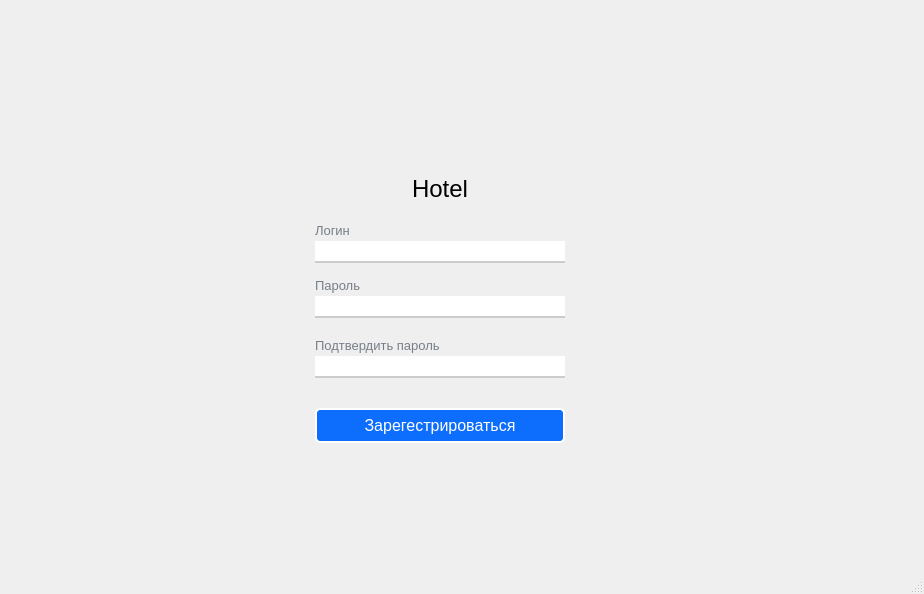
<?xml version="1.0" encoding="UTF-8"?>
<ui version="4.0">
 <class>registration</class>
 <widget class="QMainWindow" name="registration">
  <property name="geometry">
   <rect>
    <x>0</x>
    <y>0</y>
    <width>924</width>
    <height>594</height>
   </rect>
  </property>
  <property name="windowTitle">
   <string>Registration</string>
  </property>
  <property name="styleSheet">
   <string notr="true">QLabel
{
	color: #767e89;
}
QLabel#label
{
	color: #000;
}

QLineEdit
{
	border: none;
	border-bottom: 2px solid #ccc;
}

QLineEdit:focus
{
	border-bottom: 2px solid #28a2a2;
}

QPushButton
{
	background-color: #0d6efd;
	border: 2px solid #fff;
	color: #fff;
	border-radius: 5px;
	padding: 6px;
	margin-top: 10px 
}

QPushButton:hover, QPushButton:clicked
{
		background-color: #0b5ed7;
		border: 2px solid #9ac3fe;
}</string>
  </property>
  <widget class="QWidget" name="centralwidget">
   <widget class="QWidget" name="widget" native="true">
    <property name="geometry">
     <rect>
      <x>267</x>
      <y>147</y>
      <width>346</width>
      <height>325</height>
     </rect>
    </property>
    <layout class="QGridLayout" name="gridLayout_2">
     <item row="1" column="2">
      <spacer name="horizontalSpacer_4">
       <property name="orientation">
        <enum>Qt::Horizontal</enum>
       </property>
       <property name="sizeHint" stdset="0">
        <size>
         <width>40</width>
         <height>20</height>
        </size>
       </property>
      </spacer>
     </item>
     <item row="2" column="1">
      <spacer name="verticalSpacer_3">
       <property name="orientation">
        <enum>Qt::Vertical</enum>
       </property>
       <property name="sizeHint" stdset="0">
        <size>
         <width>20</width>
         <height>40</height>
        </size>
       </property>
      </spacer>
     </item>
     <item row="1" column="1">
      <layout class="QVBoxLayout" name="verticalLayout_5">
       <property name="spacing">
        <number>20</number>
       </property>
       <item>
        <widget class="QLabel" name="label_4">
         <property name="font">
          <font>
           <pointsize>18</pointsize>
          </font>
         </property>
         <property name="styleSheet">
          <string notr="true">QLabel#label_4
{
	color: black;
}</string>
         </property>
         <property name="text">
          <string>Hotel</string>
         </property>
         <property name="alignment">
          <set>Qt::AlignCenter</set>
         </property>
        </widget>
       </item>
       <item>
        <layout class="QVBoxLayout" name="verticalLayout_6">
         <property name="spacing">
          <number>15</number>
         </property>
         <item>
          <layout class="QVBoxLayout" name="verticalLayout_7">
           <property name="spacing">
            <number>3</number>
           </property>
           <item>
            <widget class="QLabel" name="label_5">
             <property name="font">
              <font>
               <pointsize>10</pointsize>
              </font>
             </property>
             <property name="text">
              <string>Логин</string>
             </property>
            </widget>
           </item>
           <item>
            <widget class="QLineEdit" name="login_edit">
             <property name="minimumSize">
              <size>
               <width>250</width>
               <height>0</height>
              </size>
             </property>
             <property name="font">
              <font>
               <pointsize>11</pointsize>
              </font>
             </property>
             <property name="text">
              <string/>
             </property>
            </widget>
           </item>
          </layout>
         </item>
         <item>
          <layout class="QVBoxLayout" name="verticalLayout_8">
           <property name="spacing">
            <number>3</number>
           </property>
           <item>
            <widget class="QLabel" name="label_6">
             <property name="font">
              <font>
               <pointsize>10</pointsize>
              </font>
             </property>
             <property name="text">
              <string>Пароль</string>
             </property>
            </widget>
           </item>
           <item>
            <widget class="QLineEdit" name="password_edit">
             <property name="font">
              <font>
               <pointsize>11</pointsize>
              </font>
             </property>
             <property name="toolTip">
              <string>&lt;!DOCTYPE HTML PUBLIC &quot;-//W3C//DTD HTML 4.0//EN&quot; &quot;http://www.w3.org/TR/REC-html40/strict.dtd&quot;&gt;
&lt;html&gt;&lt;head&gt;&lt;meta name=&quot;qrichtext&quot; content=&quot;1&quot; /&gt;&lt;meta charset=&quot;utf-8&quot; /&gt;&lt;style type=&quot;text/css&quot;&gt;
p, li { white-space: pre-wrap; }
hr { height: 1px; border-width: 0; }
li.unchecked::marker { content: &quot;\2610&quot;; }
li.checked::marker { content: &quot;\2612&quot;; }
&lt;/style&gt;&lt;/head&gt;&lt;body style=&quot; font-family:'Segoe UI'; font-size:9pt; font-weight:400; font-style:normal;&quot;&gt;
&lt;p style=&quot; margin-top:0px; margin-bottom:0px; margin-left:0px; margin-right:0px; -qt-block-indent:0; text-indent:0px;&quot;&gt;&lt;span style=&quot; font-size:11pt;&quot;&gt;Пароль из 8 символов&lt;br /&gt;1 Заглавная буква, &lt;br /&gt;1 специальный символ,&lt;/span&gt;&lt;/p&gt;
&lt;p style=&quot; margin-top:0px; margin-bottom:0px; margin-left:0px; margin-right:0px; -qt-block-indent:0; text-indent:0px;&quot;&gt;&lt;span style=&quot; font-size:11pt;&quot;&gt;1 цифра.&lt;/span&gt;&lt;/p&gt;&lt;/body&gt;&lt;/html&gt;</string>
             </property>
            </widget>
           </item>
          </layout>
         </item>
        </layout>
       </item>
       <item>
        <layout class="QVBoxLayout" name="verticalLayout_9" stretch="0,0">
         <property name="spacing">
          <number>3</number>
         </property>
         <item>
          <widget class="QLabel" name="label_7">
           <property name="font">
            <font>
             <pointsize>10</pointsize>
            </font>
           </property>
           <property name="text">
            <string>Подтвердить пароль</string>
           </property>
          </widget>
         </item>
         <item>
          <widget class="QLineEdit" name="confirmpass_edit">
           <property name="font">
            <font>
             <pointsize>11</pointsize>
            </font>
           </property>
           <property name="inputMask">
            <string/>
           </property>
           <property name="text">
            <string/>
           </property>
           <property name="placeholderText">
            <string/>
           </property>
          </widget>
         </item>
        </layout>
       </item>
       <item>
        <widget class="QPushButton" name="buttonReg">
         <property name="font">
          <font>
           <pointsize>12</pointsize>
          </font>
         </property>
         <property name="text">
          <string>Зарегестрироваться</string>
         </property>
        </widget>
       </item>
      </layout>
     </item>
     <item row="0" column="1">
      <spacer name="verticalSpacer_4">
       <property name="orientation">
        <enum>Qt::Vertical</enum>
       </property>
       <property name="sizeHint" stdset="0">
        <size>
         <width>20</width>
         <height>40</height>
        </size>
       </property>
      </spacer>
     </item>
     <item row="1" column="0">
      <spacer name="horizontalSpacer_3">
       <property name="orientation">
        <enum>Qt::Horizontal</enum>
       </property>
       <property name="sizeHint" stdset="0">
        <size>
         <width>40</width>
         <height>20</height>
        </size>
       </property>
      </spacer>
     </item>
    </layout>
   </widget>
  </widget>
  <widget class="QMenuBar" name="menubar">
   <property name="geometry">
    <rect>
     <x>0</x>
     <y>0</y>
     <width>924</width>
     <height>21</height>
    </rect>
   </property>
  </widget>
  <widget class="QStatusBar" name="statusbar"/>
 </widget>
 <resources/>
 <connections/>
</ui>
